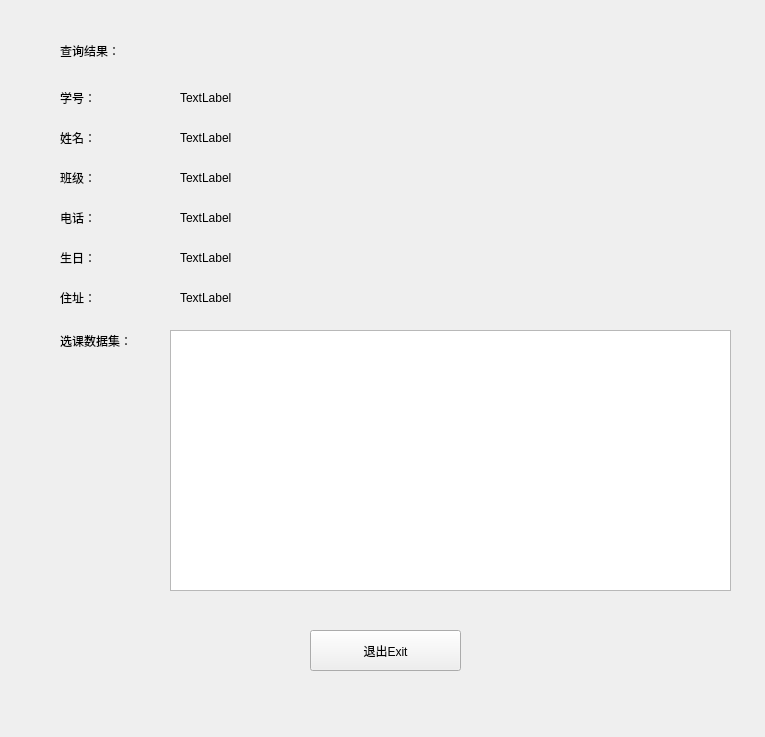
<?xml version="1.0" encoding="UTF-8"?>
<ui version="4.0">
 <class>SearchStudentResultDialog</class>
 <widget class="QWidget" name="SearchStudentResultDialog">
  <property name="geometry">
   <rect>
    <x>0</x>
    <y>0</y>
    <width>765</width>
    <height>737</height>
   </rect>
  </property>
  <property name="windowTitle">
   <string>Form</string>
  </property>
  <widget class="QLabel" name="label">
   <property name="geometry">
    <rect>
     <x>60</x>
     <y>40</y>
     <width>121</width>
     <height>21</height>
    </rect>
   </property>
   <property name="text">
    <string>查询结果：</string>
   </property>
  </widget>
  <widget class="QLabel" name="label_2">
   <property name="geometry">
    <rect>
     <x>60</x>
     <y>90</y>
     <width>51</width>
     <height>16</height>
    </rect>
   </property>
   <property name="text">
    <string>学号：</string>
   </property>
  </widget>
  <widget class="QLabel" name="label_stuID">
   <property name="geometry">
    <rect>
     <x>180</x>
     <y>90</y>
     <width>151</width>
     <height>16</height>
    </rect>
   </property>
   <property name="text">
    <string>TextLabel</string>
   </property>
  </widget>
  <widget class="QLabel" name="label_3">
   <property name="geometry">
    <rect>
     <x>60</x>
     <y>130</y>
     <width>51</width>
     <height>16</height>
    </rect>
   </property>
   <property name="text">
    <string>姓名：</string>
   </property>
  </widget>
  <widget class="QLabel" name="label_stuName">
   <property name="geometry">
    <rect>
     <x>180</x>
     <y>130</y>
     <width>151</width>
     <height>16</height>
    </rect>
   </property>
   <property name="text">
    <string>TextLabel</string>
   </property>
  </widget>
  <widget class="QLabel" name="label_4">
   <property name="geometry">
    <rect>
     <x>60</x>
     <y>170</y>
     <width>51</width>
     <height>16</height>
    </rect>
   </property>
   <property name="text">
    <string>班级：</string>
   </property>
  </widget>
  <widget class="QLabel" name="label_stuCla">
   <property name="geometry">
    <rect>
     <x>180</x>
     <y>170</y>
     <width>151</width>
     <height>16</height>
    </rect>
   </property>
   <property name="text">
    <string>TextLabel</string>
   </property>
  </widget>
  <widget class="QLabel" name="label_5">
   <property name="geometry">
    <rect>
     <x>60</x>
     <y>210</y>
     <width>51</width>
     <height>16</height>
    </rect>
   </property>
   <property name="text">
    <string>电话：</string>
   </property>
  </widget>
  <widget class="QLabel" name="label_stuPhone">
   <property name="geometry">
    <rect>
     <x>180</x>
     <y>210</y>
     <width>151</width>
     <height>16</height>
    </rect>
   </property>
   <property name="text">
    <string>TextLabel</string>
   </property>
  </widget>
  <widget class="QLabel" name="label_7">
   <property name="geometry">
    <rect>
     <x>60</x>
     <y>250</y>
     <width>51</width>
     <height>16</height>
    </rect>
   </property>
   <property name="text">
    <string>生日：</string>
   </property>
  </widget>
  <widget class="QLabel" name="label_stuBD">
   <property name="geometry">
    <rect>
     <x>180</x>
     <y>250</y>
     <width>161</width>
     <height>16</height>
    </rect>
   </property>
   <property name="text">
    <string>TextLabel</string>
   </property>
  </widget>
  <widget class="QLabel" name="label_9">
   <property name="geometry">
    <rect>
     <x>60</x>
     <y>290</y>
     <width>51</width>
     <height>16</height>
    </rect>
   </property>
   <property name="text">
    <string>住址：</string>
   </property>
  </widget>
  <widget class="QLabel" name="label_stuHome">
   <property name="geometry">
    <rect>
     <x>180</x>
     <y>290</y>
     <width>341</width>
     <height>16</height>
    </rect>
   </property>
   <property name="text">
    <string>TextLabel</string>
   </property>
  </widget>
  <widget class="QLabel" name="label_6">
   <property name="geometry">
    <rect>
     <x>60</x>
     <y>330</y>
     <width>101</width>
     <height>21</height>
    </rect>
   </property>
   <property name="text">
    <string>选课数据集：</string>
   </property>
  </widget>
  <widget class="QTableWidget" name="tableWidget">
   <property name="geometry">
    <rect>
     <x>170</x>
     <y>330</y>
     <width>561</width>
     <height>261</height>
    </rect>
   </property>
  </widget>
  <widget class="QPushButton" name="pushButton">
   <property name="geometry">
    <rect>
     <x>310</x>
     <y>630</y>
     <width>151</width>
     <height>41</height>
    </rect>
   </property>
   <property name="text">
    <string>退出Exit</string>
   </property>
  </widget>
 </widget>
 <resources/>
 <connections/>
</ui>
